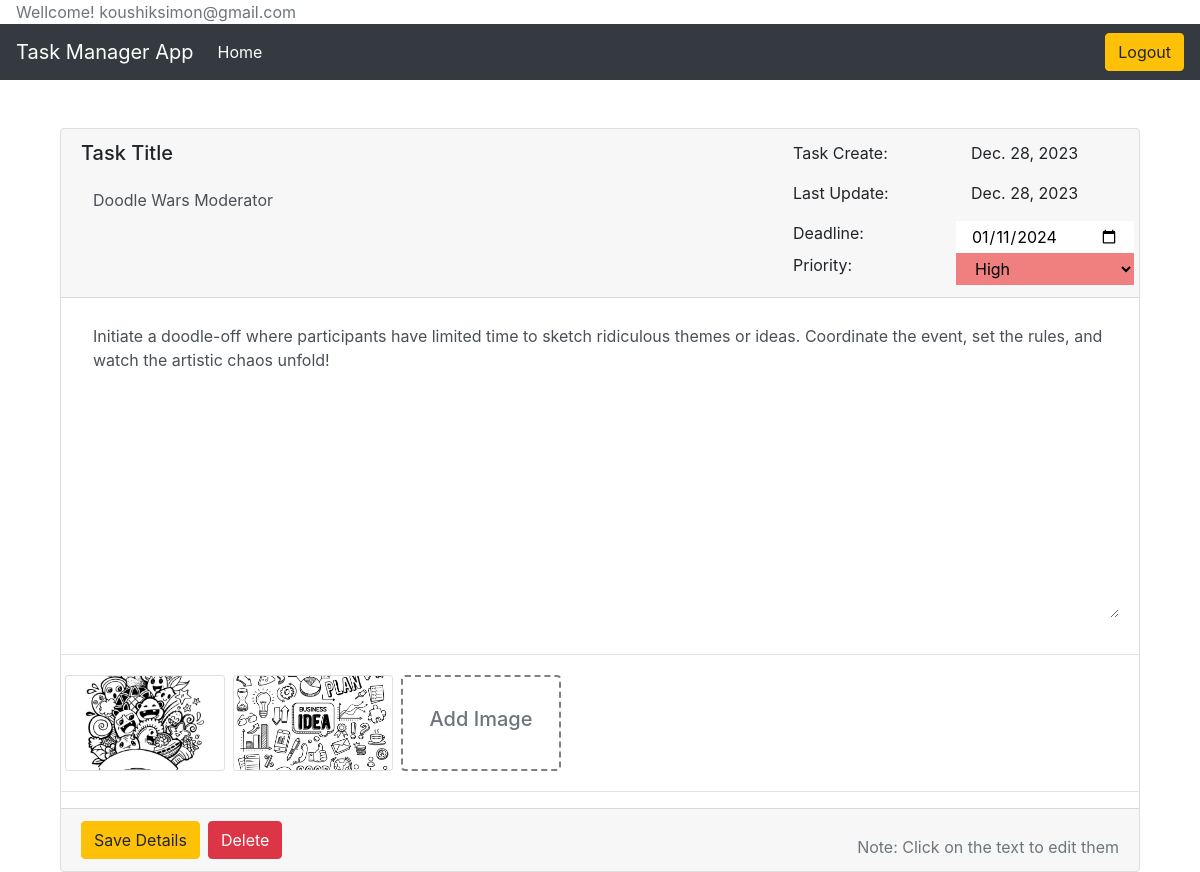
The page /task-detail/23/ (signed in) on the database its author committed.
### task/models.py (models this page shows, shortened)
class Task(models.Model):
    PRIORITY_CHOICES = [
        ('low', 'Low'),
        ('medium', 'Medium'),
        ('high', 'High'),
    ]
    user=models.ForeignKey(User,on_delete=models.CASCADE)
    title = models.CharField(max_length=100)
    description = models.TextField()
    due_date = models.DateField(null=True, blank=True)
    priority = models.CharField(max_length=10,choices=PRIORITY_CHOICES)
    task_complete = models.BooleanField(default=False)
    created = models.DateField(auto_now_add=True)
    updated = models.DateField(auto_now=True, null=True, blank=True)

class TaskImage(models.Model):
    task = models.ForeignKey(Task,on_delete=models.CASCADE)
    image = models.ImageField(upload_to='media/taskimages')

### task_manager/views.py (the view, shortened to what this page needs)
# urls.py: path('task-detail/<int:task_id>/',views.task_detail,name='task_detail'),
@login_required(login_url='/login/')
def task_detail(request,task_id):
    task=Task.objects.get(pk=task_id)
    task.due_date_formatted = task.due_date.strftime('%Y-%m-%d')
    context = {
        'task': task
    }
    return render(request,'task_app/task_detail.html', context)

### templates/task_app/task_detail.html (shortened to what this page needs)
{% extends "base.html" %}
{% load static %}
{% block content %}
<br><br>
<div class="container mx-auto">
    <form method="POST" enctype="multipart/form-data" id="myForm">
        <div class="card">
            <div class="card-header">
                <div class="row">
                    <div class="col-8">
                        <label for=""><h5>Task Title</h5></label>
                        <input type="text" class="form-control" id="title" name="title" value="{{ task.title }}" style="border: none; background-color: transparent;">
                    </div>
                    <div class="col">
                        <div class="row">
                            <p class="col" for="last_update">Task Create:</p>
                            <p class="col">{{task.created}}</p>
                        </div>
                        <div class="row">
                            <p class="col" for="last_update">Last Update:</p>
                            <p class="col">{{task.updated}}</p>
                        </div>
                        <div class="row">
                            <label class="col" for="due_date">Deadline:</label>
                            <input class="col" type="date" class="form-control" id="due_date" name="due_date"
                            value="{{ task.due_date_formatted }}" style="border: none;">
                        </div>
                        <div class="row">
                            <label class="col" for="due_date">Priority:</label>
                            <select class="col" name="priority" onchange="updateColor(this)" style="border: none;">
                            <option value="high" {% if task.priority == 'high' %}selected{% endif %}>High</option>
                            </select>
                        </div>
                    </div>
                </div>
            </div>
            <div class="card-body">
                <textarea class="form-control" id="description" name="description" style="border:none; min-height: 300px;" >{{ task.description }}</textarea>
            </div>
            <hr>
            <div class="row">
                <div class="col">
                    <div class="d-flex flex-row flex-wrap">
                        {% for task_image in task.taskimage_set.all %}
                        <a href="{{ task_image.image.url }}" target="_blank">
                            <div class="card m-1" style="width: 10rem; height: 6rem; overflow: hidden;">
                                <img src="{{ task_image.image.url }}" class="card-img-top" alt="..."
                                     style="width: 100%; height: 100%; object-fit: cover;">
                            </div>
                        </a>
                        {% endfor %}
                            <div class="card m-1 text-secondary" style="width: 10rem; height: 6rem; position: relative; border: 2px dashed gray;">
                                <h5 style="height: 100%; display: flex; justify-content: center; align-items: center;">Add Image</h5>
                            </div>
                    </div>
                </div>
            </div>
            <hr>
            <div class="card-footer text-muted d-flex justify-content-between align-items-end">
                <div class="d-flex">
                    <input type="submit" class="btn btn-warning mr-2" value="Save Details">
                    <input type="submit" class="btn btn-danger" name="delete_task" value="Delete">
                </div>
                <span  class="text-right">Note: Click on the text to edit them</span>
            </div>
        </div>
    </form>
</div>
{% endblock content %}

### templates/base.html (shortened to what this page needs)
<!DOCTYPE html>
<html lang="en">
<head>
  {% load static %}
  <link rel="stylesheet" href="https://cdn.jsdelivr.net/npm/bootstrap@4.4.1/dist/css/bootstrap.min.css"
 />
    <link rel="stylesheet" href="{% static 'css/styles.css' %}" />
</head>
<body>
  {% if user.is_authenticated %}
  <div class="pl-3 text-muted">Wellcome! {{user.email}}</div>
  {% endif %}
  <nav class="navbar navbar-expand-lg navbar-dark bg-dark">
    <a class="navbar-brand" href="{% url 'index' %}">Task Manager App</a>
    <div class="collapse navbar-collapse" id="navbarNav">
      <ul class="navbar-nav">
        <li class="nav-item active">
          <a class="nav-link" href="{% url 'index' %}">Home</a>
        </li>
      </ul>
      <ul class="navbar-nav ml-auto">
        {% if user.is_authenticated %}
        <li class="nav-item">
          <form action="{% url 'logout' %}" method="POST">
            <button type="submit" class="btn btn-warning color-secondary tp-in-btn w-100">Logout</button>
          </form>
        </li>
        {% endif %}
      </ul>
    </div>
  </nav>
  <div class="container">
    {% block content %}
    {% endblock content %}
  </div>
</body>
</html>

### rows shown on the page
Task: title "Doodle Wars Moderator", created "Dec. 28, 2023", updated "Dec. 28, 2023", due_date "01/11/2024", priority "High", description "Initiate a doodle-off where participants have limited time to sketch ridiculous themes or ideas. Coordinate the event, set the rules, and watch the artistic chaos unfold!"
TaskImage: image (picture)
TaskImage: image (picture)

### other values the page prints
{{ user.email }} "koushiksimon@gmail.com"
